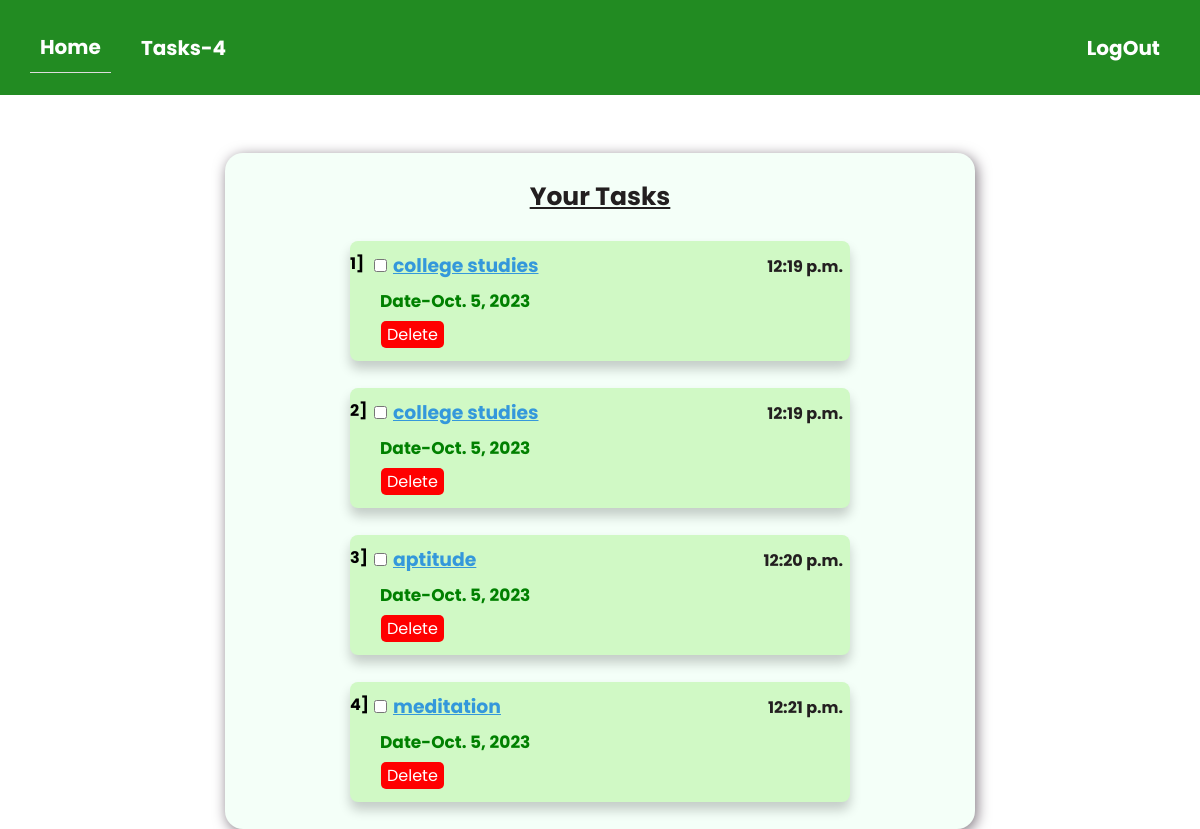
The page /task_l (signed in) on the database as committed earlier.
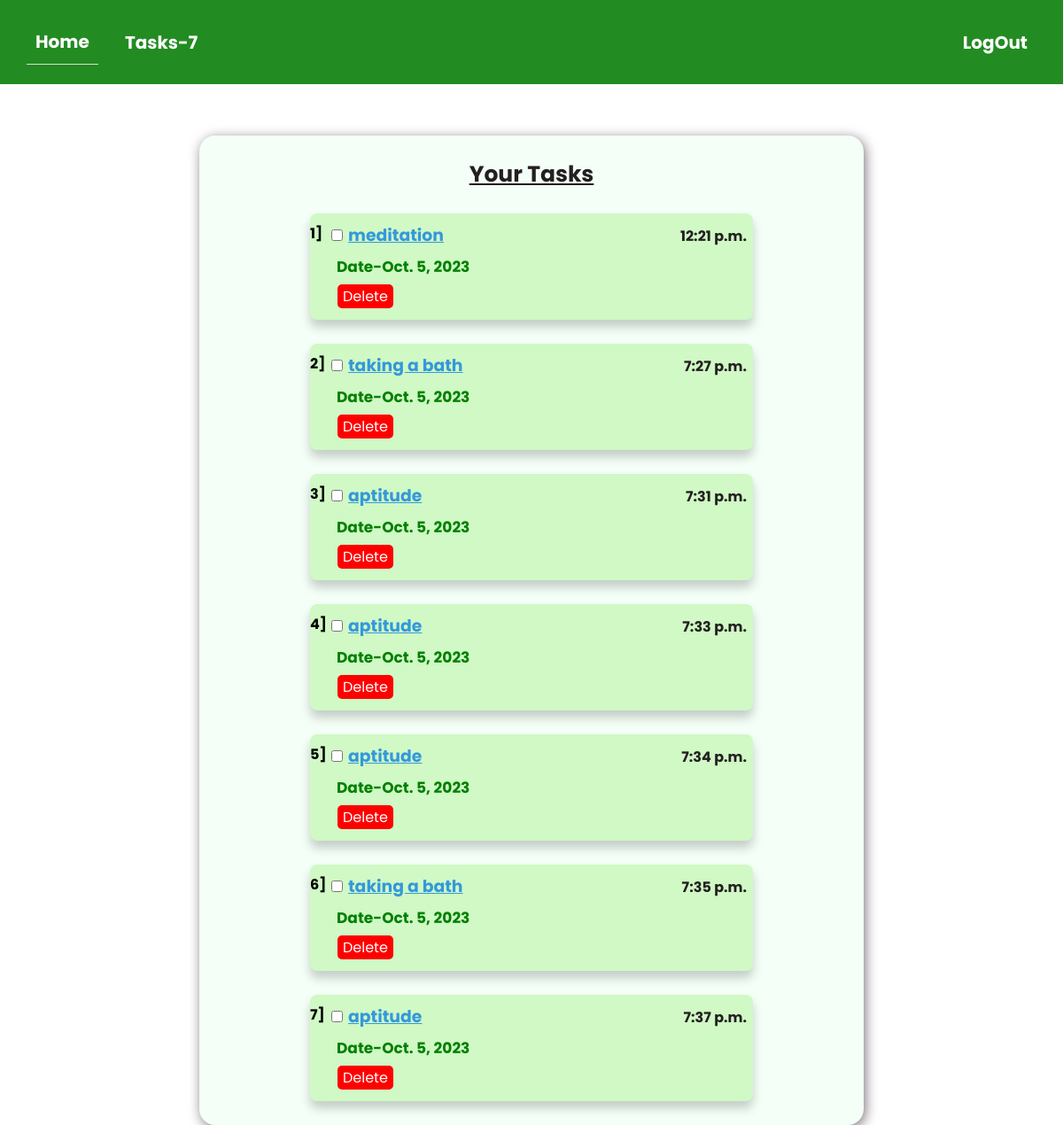
The same page on the database as committed later.
### user_auth/models.py (models this page shows, shortened)
class Todo( models.Model):
    task_name = models.CharField(max_length=50, default='Task')
    user = models.ForeignKey(User, on_delete=models.CASCADE,default=1)
    date=models.DateField(auto_now_add=True)
    your_time = models.TimeField(auto_now_add=True)

### user_auth/views.py (the view)
# urls.py: path('task_l',task_list,name='t_list'),
def task_list(request):
    if not request.user.is_authenticated:
        return redirect('home-page')
    else:
        user = request.user
        taskss = Todo.objects.filter(user=user)
        tasksss =Todo.objects.filter(user=user).count()
        alll=Todo.objects.all()
        times=timezone.now().time()
        current_date = timezone.now().date()
        context = {
          'tasks': taskss,
          'all':alll,
           'time':times,
           'cur':current_date,
           'task_count':tasksss,
        }
        return render(request, 'task_list.html',context)

### user_auth/templates/task_list.html (shortened to what this page needs)
<!DOCTYPE html>
<html lang="en">
<head>
</head>
<body>
  <nav class="navbar">
        <ul class="nav-links">
            <li><a  class="anchor" href="{% url "home-page" %}">Home</a></li>
            <li><a class="anchor" href="{% url "t_list" %}">Tasks-<b>{{task_count}}</b></a></li>
        </ul>
        <div class="user-links">
          {% if not user.is_authenticated %}
            <li><a href='{% url "login_page" %}'>Login</a></li>
            <li><a href= '{% url "signup_page" %}'>Sign Up</a></li>
          {% else %}
            <li><a class="anchor" href= '{% url "logout_page" %}'>LogOut</a></li>
          {% endif %}
        </div>
    </nav>
      <div class="container3">
 <div class="container2">
 <form action="{% url "t_list" %}">
    {% if tasks %}
    <h3 class="t">Your Tasks</h3>
      {% for  task in tasks  %}
        <div class="sub-container">
            <input type="checkbox" onclick="tickcheckbox()" class="mycheckbox" name="task_checkbox" value="{{ item.id }}"> <b style="position: relative;top: 10px;"> {{forloop.counter}}]</b>
            <h2 class="task" class="h22">{{task.task_name}}</h2>
            <h3 class="time">{{ task.your_time}}</h3>
            <h3 class="dates"> Date-{{cur}}</h3>
            <a class="delt" href="{% url "delete_task" task.id %}">Delete</a>
        </div>
      {% endfor %}
   {% endif %}
</form>
</div>
</div>
</body>
</html>

Rows that differ between the two databases and show on the page:
removed Todo: task_name "college studies", your_time "12:19 p.m.", date "Oct. 5, 2023"
removed Todo: task_name "college studies", your_time "12:19 p.m.", date "Oct. 5, 2023"
removed Todo: task_name "aptitude", your_time "12:20 p.m.", date "Oct. 5, 2023"
added Todo: task_name "taking a bath", your_time "7:27 p.m.", date "Oct. 5, 2023"
added Todo: task_name "aptitude", your_time "7:31 p.m.", date "Oct. 5, 2023"
added Todo: task_name "aptitude", your_time "7:33 p.m.", date "Oct. 5, 2023"
added Todo: task_name "aptitude", your_time "7:34 p.m.", date "Oct. 5, 2023"
added Todo: task_name "taking a bath", your_time "7:35 p.m.", date "Oct. 5, 2023"
added Todo: task_name "aptitude", your_time "7:37 p.m.", date "Oct. 5, 2023"
Other text that changed with them:
{{ task_count }}: "4" → "7"
